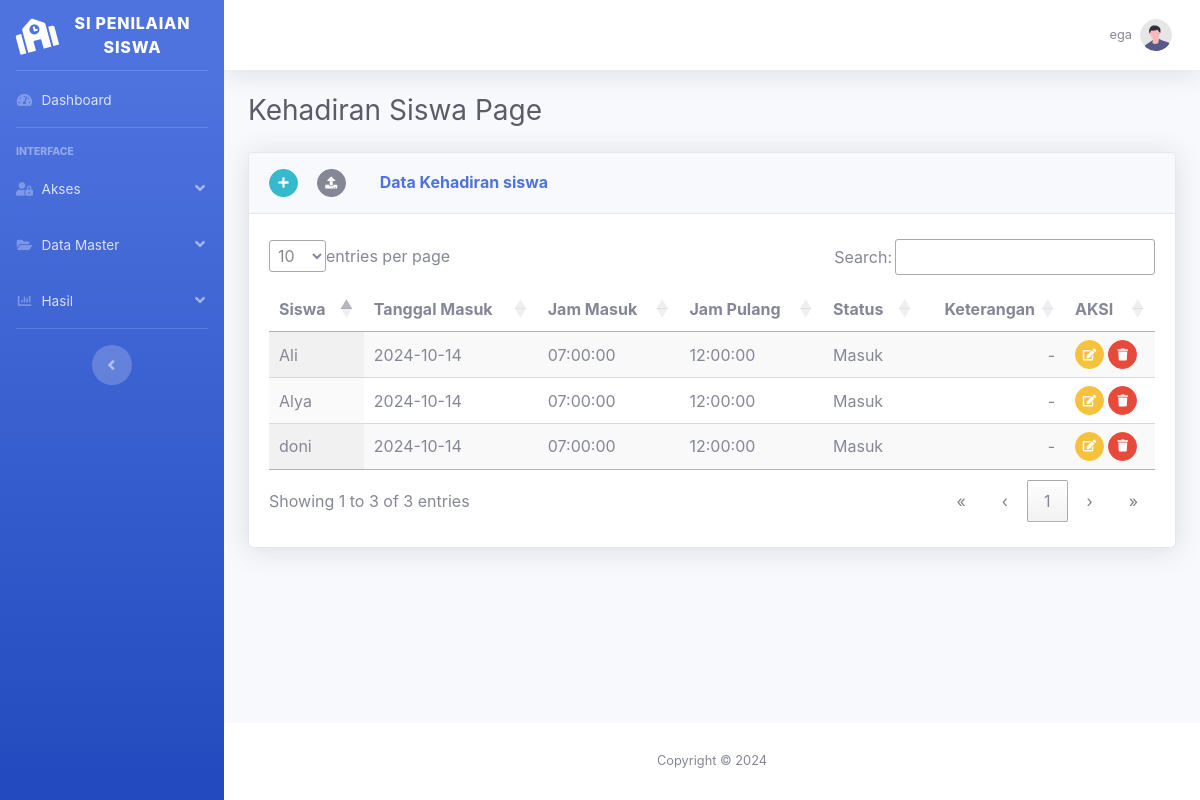
Screenshot of /app/kehadiran_siswa/kehadiran_siswa.php (signed in) with the database file from the repository.
### tables this page shows
CREATE TABLE `kehadiran_siswa` (
  `id_kehadiran` int(11) NOT NULL,
  `id_siswa` int(11) NOT NULL,
  `tgl_masuk` date DEFAULT NULL,
  `jam_masuk` time DEFAULT NULL,
  `jam_pulang` time DEFAULT NULL,
  `status` enum('Masuk','Tidak Masuk','Izin') NOT NULL,
  `keterangan` varchar(100) DEFAULT NULL
);

CREATE TABLE `siswa` (
  `id_siswa` int(11) NOT NULL,
  `nis` varchar(15) NOT NULL,
  `nm_siswa` varchar(20) DEFAULT NULL,
  `id_kelas` int(11) NOT NULL,
  `alamat_siswa` text DEFAULT NULL,
  `jk_siswa` enum('L','P') NOT NULL,
  `tgl_lahir_siswa` date DEFAULT NULL,
  `no_hp` varchar(20) NOT NULL,
  `nm_wali` varchar(100) DEFAULT NULL,
  `status_siswa` varchar(10) DEFAULT NULL
);

### config/config.php (called while the page is built, shortened)
<?php
function Url_web(){
    return "/penilaian-moving-average";
}
$defaul_uri = Url_web();
$url = "http://".$_SERVER['SERVER_NAME']."".$defaul_uri;
function DB(){
    return ["localhost", "root", "", "penilaian_ma"];
}
function QueryManyData($sql){
    $conn = new mysqli(DB()[0], DB()[1], DB()[2], DB()[3]);
    $result = $conn->query($sql);
    return $result;
}
function QueryOnedata($sql){
    $conn = new mysqli(DB()[0], DB()[1], DB()[2], DB()[3]);
    $result = $conn->query($sql);
    return $result;
}
function Sub_menu_active($sub_menu){
    $string = str_replace(Url_web()."/app/", "", $_SERVER['REQUEST_URI']);
    $expl = explode("/", $string);
    $output = "";
    return $output;
}
function Menu_active($menus){
    $string = str_replace(Url_web()."/app/", "", $_SERVER['REQUEST_URI']);
    $expl = explode("/", $string);
    $result = "";
    for($x = 0 ; $x < count($menus); $x ++){
        if ($expl[0] == $menus[$x]) {
            $result = "show";
        }
    }
    return $result;
}

### app/kehadiran_siswa/kehadiran_siswa.php (the view, shortened to what this page needs)
<?php include_once '../template/header.php'; ?>
<?php include_once '../template/sidebar.php'; ?>
<?php include_once '../template/navbar.php'; ?>
<div class="container-fluid">
    <h1 class="h3 mb-4 text-gray-800">Kehadiran Siswa Page</h1>
    <div class="card shadow mb-4">
        <div class="card-header py-3">
            <h6 class="m-0 font-weight-bold text-primary">
                <a href="<?= $url ?>/app/kehadiran_siswa/kehadiran_siswa_tambah.php" class="btn btn-info btn-sm btn-circle">
                    <i class="fas fa-plus" data-toggle="tooltip" data-placement="top" title="Tambah Data nilai mapel" ></i>
                </a>
                <button class="btn btn-secondary btn-sm btn-circle" data-toggle="modal" data-target="#exampleModal">
                    <i class="fas fa-upload"></i>
                </button>
                &nbsp;
                &nbsp;
                &nbsp;
                &nbsp;
                Data Kehadiran siswa
            </h6>
        </div>
        <div class="card-body">
            <table id="example" class="display" style="width:100%">
                <thead>
                    <tr>
                        <th>Siswa</th>
                        <th>Tanggal Masuk</th>
                        <th>Jam Masuk</th>
                        <th>Jam Pulang</th>
                        <th>Status</th>
                        <th>Keterangan</th>
                        <th>AKSI</th>
                    </tr>
                </thead>
                <tbody>
                    <?php
                    foreach (QueryManyData("SELECT * FROM kehadiran_siswa ") as $row) {
                        $siswa = QueryOnedata("SELECT * FROM siswa WHERE id_siswa = " . $row['id_siswa'] . " ")->fetch_assoc();
                    ?>
                        <tr>
                            <td><?= $siswa["nm_siswa"] ?></td>
                            <td><?= $row["tgl_masuk"] ?></td>
                            <td><?= $row["jam_masuk"] ?></td>
                            <td><?= $row["jam_pulang"] ?></td>
                            <td><?= $row["status"] ?></td>
                            <td><?= $row["keterangan"] ?></td>
                            <td>
                                <a href="<?= $url ?>/app/kehadiran_siswa/kehadiran_siswa_edit.php?id_kehadiran=<?= $row["id_kehadiran"] ?>" class="btn btn-warning btn-sm btn-circle">
                                    <i class="fas fa-edit"></i>
                                </a>
                                <button onclick="ConfirmDelete(<?= $row['id_kehadiran'] ?>)" class="btn btn-danger btn-sm btn-circle">
                                    <i class="fas fa-trash"></i>
                                </button>
                            </td>
                        </tr>
                    <?php
                    }
                    ?>
                </tbody>
            </table>
        </div>
    </div>
</div>
<?php include_once '../template/footer.php'; ?>

### app/template/header.php (shortened to what this page needs)
<?php
include '../../config/config.php';
?>
<!DOCTYPE html>
<html lang="en">
<head>
    <link href="<?= $url ?>/assets/vendor/fontawesome-free/css/all.min.css" rel="stylesheet" type="text/css">
    <link href="<?= $url ?>/assets/css/font.css" rel="stylesheet">
    <link href="<?= $url ?>/assets/css/sb-admin-2.min.css" rel="stylesheet">
    <link href="<?= $url ?>/assets/css/dataTables.dataTables.css" rel="stylesheet">
    <link href="https://cdn.jsdelivr.net/npm/select2@4.1.0-rc.0/dist/css/select2.min.css" rel="stylesheet" />
</head>
<body id="page-top">
    <div id="wrapper">

### app/template/sidebar.php (shortened to what this page needs)
<?php
    $access = ["user"];
    $data_master = [ "siswa", "mapel", "guru","periode", "kelas", "ekstra","kehadiran_siswa" ];
    $result = [ "jadwal_siswa", "ekstra_siswa", "nilai_mapel","nilai_ekstra","nilai_semester","moving_average", "rapot", ];
?>
<ul class="navbar-nav bg-gradient-primary sidebar sidebar-dark accordion" id="accordionSidebar">
    <a class="sidebar-brand d-flex align-items-center justify-content-center" href="<?= $url ?>/index.php">
        <div class="sidebar-brand-icon rotate-n-15">
            <i class="fas fa-school"></i>
        </div>
        <div class="sidebar-brand-text mx-3">SI Penilaian Siswa </div>
    </a>
    <hr class="sidebar-divider my-0">
    <li class="nav-item <?= Sub_menu_active("dashboard") ?>">
        <a class="nav-link" href="<?= $url ?>/index.php">
            <i class="fas fa-fw fa-tachometer-alt"></i>
            <span>Dashboard</span></a>
    </li>
    <hr class="sidebar-divider">
    <div class="sidebar-heading">
        Interface
    </div>
<?php if($_SESSION['level'] == 'wakasiswa'){ ?>
    <li class="nav-item <?php if(Menu_active($access) == "show") { echo "active"; } ?> ">
        <a class="nav-link" href="#" data-toggle="collapse" data-target="#collapseOne"
            aria-expanded="true" aria-controls="collapseOne">
            <i class="fas fa-fw fa-user-lock"></i>
            <span>Akses</span>
        </a>
    </li>
    <?php } ?>
    <li class="nav-item <?php if(Menu_active($data_master) == "show") { echo "active"; } ?> ">
        <a class="nav-link" href="#" data-toggle="collapse" data-target="#collapseTwo"
            aria-expanded="true" aria-controls="collapseTwo">
            <i class="fas fa-fw fa-folder-open"></i>
            <span>Data Master</span>
        </a>
    </li>
    <li class="nav-item <?php if(Menu_active($result) == "show") { echo "active"; } ?> ">
        <a class="nav-link" href="#" data-toggle="collapse" data-target="#collapseThree"
            aria-expanded="true" aria-controls="collapseThree">
            <i class="fas fa-fw fa-chart-bar"></i>
            <span>Hasil</span>
        </a>
    </li>
    <hr class="sidebar-divider d-none d-md-block">
    <div class="text-center d-none d-md-inline">
        <button class="rounded-circle border-0" id="sidebarToggle"></button>
    </div>
</ul>

### app/template/navbar.php (shortened to what this page needs)
<div id="content-wrapper" class="d-flex flex-column">
    <div id="content">
        <nav class="navbar navbar-expand navbar-light bg-white topbar mb-4 static-top shadow">
        <ul class="navbar-nav ml-auto">
            <li class="nav-item dropdown no-arrow d-sm-none">
            <li class="nav-item dropdown no-arrow">
                <a class="nav-link dropdown-toggle" href="#" id="userDropdown" role="button" data-toggle="dropdown" aria-haspopup="true" aria-expanded="false">
                    <span class="mr-2 d-none d-lg-inline text-gray-600 small"><?= $_SESSION['username'] ?></span>
                    <img class="img-profile rounded-circle" src="<?= $url ?>/assets/img/undraw_profile.svg">
                </a>
            </li>
            </ul>
        </nav>

### app/template/footer.php (shortened to what this page needs)
</div>
<footer class="sticky-footer bg-white">
    <div class="container my-auto">
        <div class="copyright text-center my-auto">
            <span>Copyright &copy;  <?= date('Y') ?></span>
        </div>
    </div>
</footer>
</div>
</div>
</body>
</html>

### assets/css/dataTables.dataTables.css (style rules this page uses)
:root { --dt-row-selected: 13, 110, 253; --dt-row-selected-text: 255, 255, 255; --dt-row-selected-link: 9, 10, 11; --dt-row-stripe: 0, 0, 0; --dt-row-hover: 0, 0, 0; --dt-column-ordering: 0, 0, 0; --dt-html-background: white; }
table.dataTable thead > tr > th.dt-orderable-asc, table.dataTable thead > tr > th.dt-orderable-desc, table.dataTable thead > tr > th.dt-ordering-asc, table.dataTable thead > tr > th.dt-ordering-desc, table.dataTable thead > tr > td.dt-orderable-asc, table.dataTable thead > tr > td.dt-orderable-desc, table.dataTable thead > tr > td.dt-ordering-asc, table.dataTable thead > tr > td.dt-ordering-desc { position: relative; padding-right: 30px; }
table.dataTable thead > tr > th.dt-orderable-asc, table.dataTable thead > tr > th.dt-orderable-desc, table.dataTable thead > tr > td.dt-orderable-asc, table.dataTable thead > tr > td.dt-orderable-desc { cursor: pointer; }
table.dataTable th, table.dataTable td { box-sizing: border-box; }
table.dataTable th.dt-type-numeric, table.dataTable th.dt-type-date, table.dataTable td.dt-type-numeric, table.dataTable td.dt-type-date { text-align: right; }
table.dataTable thead th, table.dataTable thead td, table.dataTable tfoot th, table.dataTable tfoot td { text-align: left; }
table.dataTable { width: 100%; margin: 0 auto; border-spacing: 0; }
table.dataTable thead th, table.dataTable tfoot th { font-weight: bold; }
table.dataTable > thead > tr > th, table.dataTable > thead > tr > td { padding: 10px; border-bottom: 1px solid rgba(0, 0, 0, 0.3); }
table.dataTable > tbody > tr { background-color: transparent; }
table.dataTable > tbody > tr:first-child > * { border-top: none; }
table.dataTable > tbody > tr:last-child > * { border-bottom: none; }
table.dataTable > tbody > tr > th, table.dataTable > tbody > tr > td { padding: 8px 10px; }
table.dataTable.row-border > tbody > tr > *, table.dataTable.display > tbody > tr > * { border-top: 1px solid rgba(0, 0, 0, 0.15); }
table.dataTable.row-border > tbody > tr:first-child > *, table.dataTable.display > tbody > tr:first-child > * { border-top: none; }
table.dataTable.stripe > tbody > tr:nth-child(odd) > *, table.dataTable.display > tbody > tr:nth-child(odd) > * { box-shadow: inset 0 0 0 9999px rgba(0, 0, 0, 0.023); box-shadow: inset 0 0 0 9999px rgba(var(--dt-row-stripe), 0.023); }
table.dataTable.order-column > tbody tr > .sorting_1, table.dataTable.order-column > tbody tr > .sorting_2, table.dataTable.order-column > tbody tr > .sorting_3, table.dataTable.display > tbody tr > .sorting_1, table.dataTable.display > tbody tr > .sorting_2, table.dataTable.display > tbody tr > .sorting_3 { box-shadow: inset 0 0 0 9999px rgba(0, 0, 0, 0.019); box-shadow: inset 0 0 0 9999px rgba(var(--dt-column-ordering), 0.019); }
table.dataTable.display > tbody > tr:nth-child(odd) > .sorting_1, table.dataTable.order-column.stripe > tbody > tr:nth-child(odd) > .sorting_1 { box-shadow: inset 0 0 0 9999px rgba(0, 0, 0, 0.054); box-shadow: inset 0 0 0 9999px rgba(var(--dt-column-ordering), 0.054); }
div.dt-container.dt-empty-footer tbody > tr:last-child > * { border-bottom: 1px solid rgba(0, 0, 0, 0.3); }

### rows the page displays
kehadiran_siswa: id_siswa.nm_siswa "Ali", tgl_masuk "2024-10-14", jam_masuk "07:00:00", jam_pulang "12:00:00", status "Masuk", keterangan "-"
kehadiran_siswa: id_siswa.nm_siswa "Alya", tgl_masuk "2024-10-14", jam_masuk "07:00:00", jam_pulang "12:00:00", status "Masuk", keterangan "-"
kehadiran_siswa: id_siswa.nm_siswa "doni", tgl_masuk "2024-10-14", jam_masuk "07:00:00", jam_pulang "12:00:00", status "Masuk", keterangan "-"

### other values shown
$_SESSION['username'] "ega"
